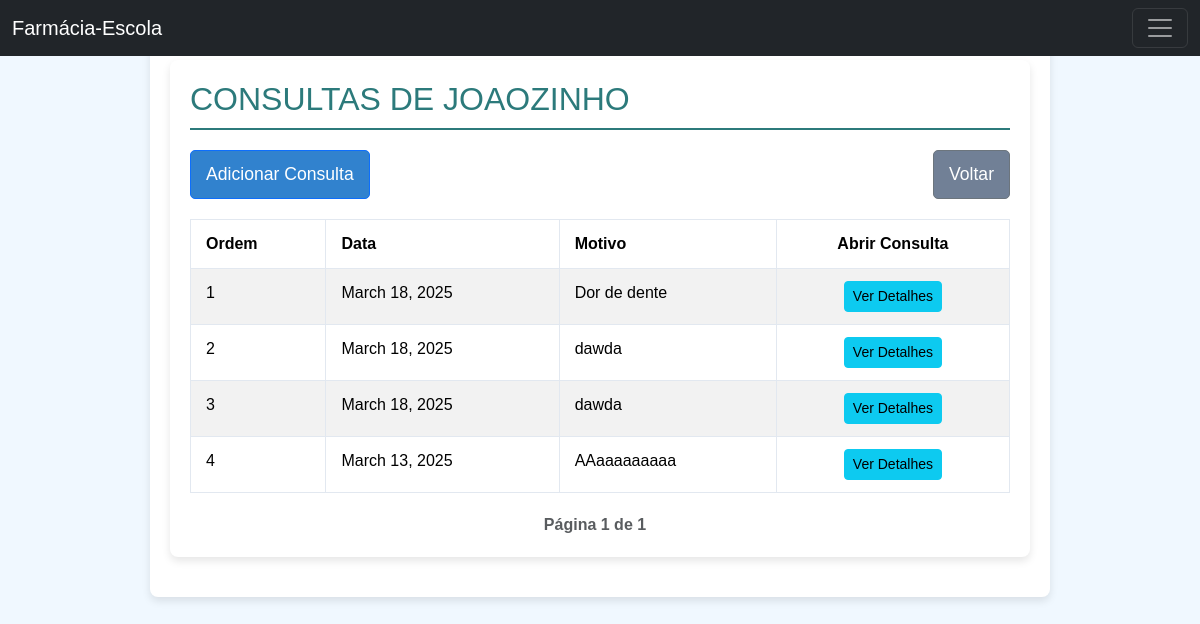
The app's page /consulta/listar/10/ with its own data.
### paciente/models.py (models this page shows, shortened)
class Paciente(models.Model):
    nome = models.CharField(max_length=150)
    telefone = models.CharField(max_length=15)
    numero_formulario = models.CharField(max_length=10)
    responsavel = models.CharField(max_length=100)
    data_nascimento = models.DateField()
    doencas = models.ManyToManyField(Doenca, related_name='pacientes', blank=True)
    medicamentos = models.ManyToManyField(Medicamento, related_name='pacientes', blank=True)
    genero = models.CharField(
        max_length=15, choices=[('M', 'Masculino'), ('F', 'Feminino'), ('O', 'Outro'), ('ND', 'Prefere não dizer')]
    )
    estado_civil = models.CharField(
        max_length=20, choices=[
            ('Casado(a)', 'Casado(a)'),
            ('Solteiro(a)', 'Solteiro(a)'),
            ('Separado(a)', 'Separado(a)'),
            ('Amigado(a)', 'Amigado(a)'),
            ('Nao consta', 'Não consta'),
            ('Outro', 'Outro'),
        ]
    )
    bairro = models.CharField(max_length=100)
    distrito = models.CharField(max_length=20, choices=[('Rural', 'Zona Rural'), ('Urbano', 'Zona Urbana')])
    municipio = models.CharField(max_length=100)
    escolaridade = models.CharField(
        max_length=30, choices=[
            ('Analfabeto', 'Analfabeto'),
            ('Fundamental incompleto', 'Fundamental incompleto'),
            ('Fundamental completo', 'Fundamental completo'),
            ('Médio incompleto', 'Médio incompleto'),
            ('Ensino médio completo', 'Ensino médio completo'),
            ('Superior incompleto', 'Superior incompleto'),
            ('Superior completo', 'Superior completo'),
            ('Pós-graduação', 'Pós-graduação'),
            ('Nao consta', 'Não consta'),
        ]
    )
    ocupacao = models.CharField(max_length=100)
    raca = models.CharField(
        max_length=20, choices=[
            ('Pardo', 'Pardo'),
            ('Preto', 'Preto'),
            ('Branco', 'Branco'),
            ('Amarelo', 'Amarelo'),
            ('Negro', 'Negro'),
            ('Outro', 'Outro'),
            ('Nao consta', 'Não consta'),
        ]
    )
    reside_com = models.CharField(max_length=100)
    observacoes = models.TextField(blank=True)

### consulta/models.py (models this page shows, shortened)
class Consulta(models.Model):
    paciente = models.ForeignKey(Paciente, on_delete=models.CASCADE, related_name='consultas')
    data_consulta = models.DateField()
    evolucao = models.TextField()
    motivo_consulta = models.TextField(max_length=255)
    prescricoes_exames = models.TextField()
    data_proxima_revisao = models.DateField()

### consulta/views.py (the view)
# urls.py: path('listar/<int:paciente_id>/', listar_consultas, name='listar_consultas'),
def listar_consultas(request, paciente_id):
    paciente = get_object_or_404(Paciente, id=paciente_id)
    consultas_list = Consulta.objects.filter(paciente=paciente).order_by('-data_consulta')
    paginator = Paginator(consultas_list, 5)
    page_number = request.GET.get('page')
    consultas = paginator.get_page(page_number)
    context = {
        'paciente': paciente,
        'consultas': consultas,
    }
    return render(request, 'listar_consultas.html', context)

### consulta/templates/listar_consultas.html (shortened to what this page needs)
{% extends 'menu.html' %}
{% load static %}
{% block content %}
<div class="container">
    <h2>Consultas de {{ paciente.nome }}</h2>
    <div class="button-group">
        <a href="{% url 'adicionar_consulta' paciente.id %}" class="btn btn-primary">Adicionar Consulta</a>
        <a href=" /listagem_pacientes/paciente_list/ " class="btn btn-secondary">Voltar</a>
    </div>
    <table class="table table-striped">
        <thead class="table-header">
            <tr>
                <th>Ordem</th>
                <th>Data</th>
                <th>Motivo</th>
                <th class="text-center">Abrir Consulta</th>
            </tr>
        </thead>
        <tbody>
            {% for consulta in consultas %}
            <tr>
                <td>{{ forloop.counter }}</td>
                <td>{{ consulta.data_consulta }}</td>
                <td>{{ consulta.motivo_consulta }}</td>
                <td class="text-center">
                    <a href="{% url 'detalhe_consulta' consulta.id %}" class="btn btn-info btn-sm">Ver Detalhes</a>
                </td>
            </tr>
            {% empty %}
            <tr>
                <td colspan="4" class="text-center text-muted">Nenhuma consulta registrada.</td>
            </tr>
            {% endfor %}
        </tbody>
    </table>
    <div class="pagination">
        <span class="text-muted">Página {{ consultas.number }} de {{ consultas.paginator.num_pages }}</span>
    </div>
</div>
{% endblock %}

### consulta/templates/listar_consultas.html (style rules this page uses)
body { font-family: 'Arial', sans-serif; background-color: #f0f8ff; color: #333; margin: 0; padding: 0; }
.container { max-width: 900px; margin: 20px auto; padding: 20px; background-color: #fff; box-shadow: 0px 4px 8px rgba(0, 0, 0, 0.1); border-radius: 8px; }
h2 { color: #2c7a7b; border-bottom: 2px solid #2c7a7b; padding-bottom: 10px; margin-bottom: 20px; text-transform: uppercase; }
.btn-primary { background-color: #3182ce; color: #fff; padding: 10px 15px; border-radius: 5px; text-decoration: none; font-size: 1.1em; margin-right: 10px; }
.btn-secondary { background-color: #718096; color: #fff; padding: 10px 15px; border-radius: 5px; text-decoration: none; font-size: 1.1em; }
.table { width: 100%; border-collapse: collapse; margin-top: 20px; }
.table thead { background-color: #ebf8ff; color: #2c5282; }
.table-header th { padding: 10px 15px; text-align: left; }
.table tbody tr:nth-child(even) { background-color: #f7fafc; }
.table td, .table th { padding: 12px 15px; border: 1px solid #e2e8f0; text-align: left; }
.text-center { text-align: center; }
.text-muted { color: #718096; }
.pagination { display: flex; justify-content: center; align-items: center; margin-top: 20px; }
.pagination span { margin-right: 10px; font-weight: bold; }
.button-group { display: flex; justify-content: space-between; margin-bottom: 20px; }

### records on screen
Paciente: nome "JOAOZINHO"
Consulta: data_consulta "March 18, 2025", motivo_consulta "Dor de dente"
Consulta: data_consulta "March 18, 2025", motivo_consulta "dawda"
Consulta: data_consulta "March 18, 2025", motivo_consulta "dawda"
Consulta: data_consulta "March 13, 2025", motivo_consulta "AAaaaaaaaaa"

### other values on screen
{{ consultas.number }} "1"
{{ consultas.paginator.num_pages }} "1"
